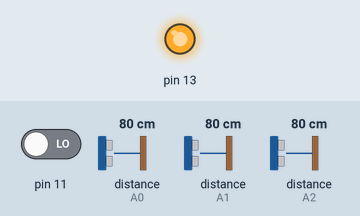
This sketch was run on a simulated Arduino Uno, built with avr-gcc and run on an emulated ATmega328P. Parts: output pins drawn as LEDs (lit = HIGH). Inputs (shaded band) come from the test bench; at power-on: pin 11 LOW, distance to the obstacle (sensors on A0, A1, A2) 80 cm. What the sketch prints to the serial monitor is not drawn.

Above: at 0.1 s.
Timing chart, 0 to 1.6 s (numbered marks = the images above):
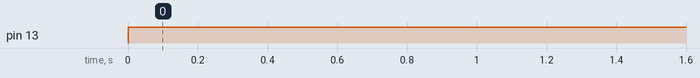

The sketch:

IRwithUltrasound.ino
```cpp
// # Connection:
// #       Pin 1 VCC (URM V3.2) -> VCC (Arduino)
// #       Pin 2 GND (URM V3.2) -> GND (Arduino)
// #       Pin 4 PWM (URM V3.2) -> Pin 11 (Arduino)
// #       Pin 6 COMP/TRIG (URM V3.2) -> Pin 13 (Arduino)
// #       TTL mode
#include <SharpIR.h>
#include <Ultrasound.h>
#include <Servo.h>

#define SHORT 1080
#define LONG 20150


//pin mapping
//11 PWM Output 0－25000US，Every 50US represent 1cm
//13 PWM trigger pin
Ultrasound ultrasound(11,13);

//Sensors
SharpIR sharpLong(A0, 25, 93, LONG);//front
SharpIR sharp1(A1, 25, 93, SHORT); //left front
SharpIR sharp2(A2, 25, 93, SHORT);//right front
SharpIR sharp3(A3, 25, 93, SHORT);//left side

// ir: the pin where your sensor is attached
// 25: the number of readings the library will make before calculating a mean distance
// 93: the difference between two consecutive measurements to be taken as valid
// model: an int that determines your sensor:  1080 for GP2Y0A21Y
//                                            20150 for GP2Y0A02Y
//                                            (working distance range according to the datasheets)


void setup(){                                 // Serial initialization
  Serial.begin(9600);                         // Sets the baud rate to 9600
  ultrasound.init();
}

void loop()
{


  Serial.print("Ultrasound Distance: ");
  Serial.print(ultrasound.dist());
   Serial.println("cm");

  int dis=sharpLong.distance();  // this returns the distance to the object you're measuring
  Serial.print("Mean distance long: ");  // returns it to the serial monitor
  Serial.println(dis);

  int dis1=sharp1.distance();  // this returns the distance to the object you're measuring
  Serial.print("Mean distance left front: ");  // returns it to the serial monitor
  Serial.println(dis1);

  int dis2=sharp2.distance();  // this returns the distance to the object you're measuring
  Serial.print("Mean distance right front : ");  // returns it to the serial monitor
  Serial.println(dis2);

  //int dis3=sharp3.distance();  // this returns the distance to the object you're measuring
  //Serial.print("Mean distance left side: ");  // returns it to the serial monitor
  //Serial.println(dis3);


  delay(1000);

}
```

Measured:
- by itself, pin 13: LOW → HIGH at 0.00 s
